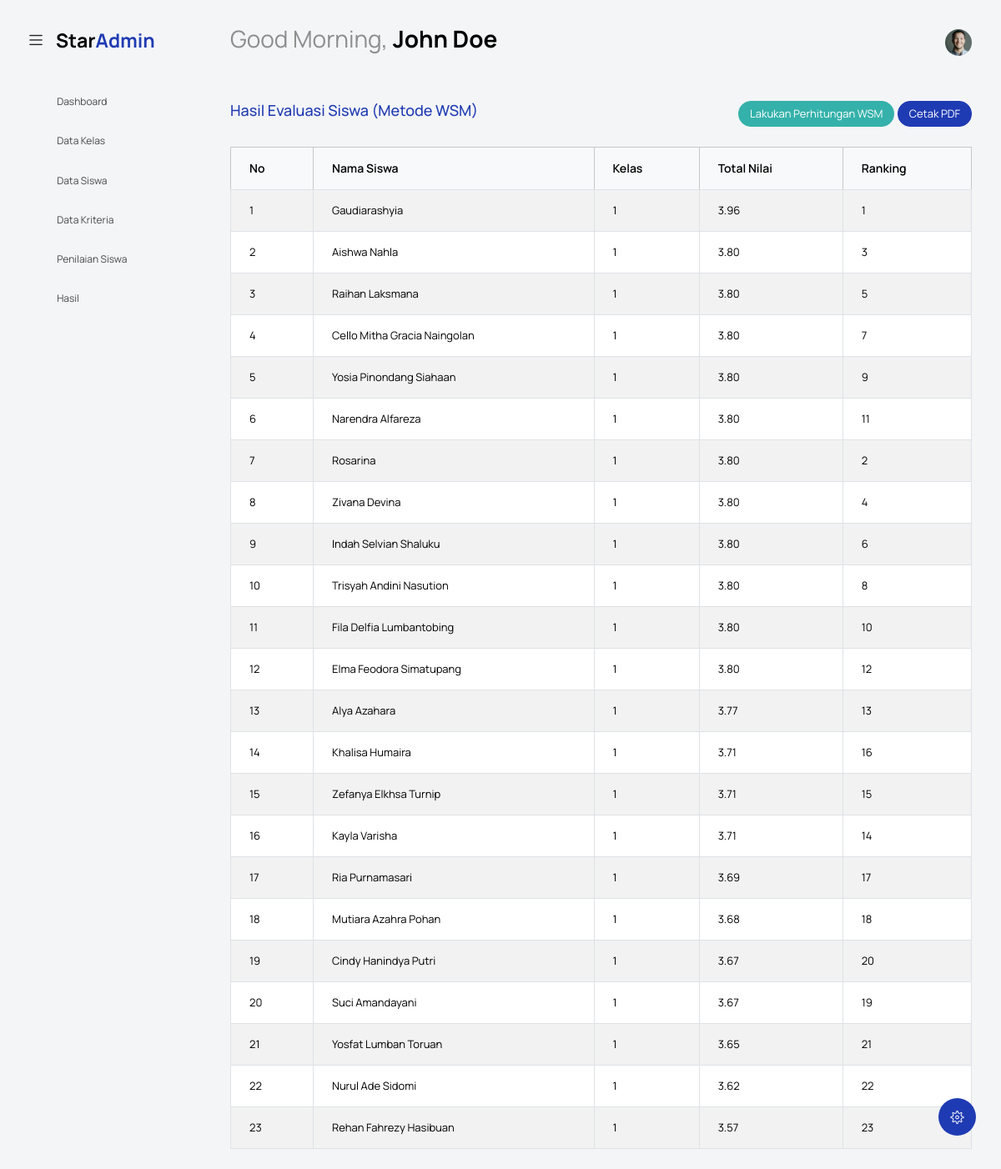
The app's page /index.php?controller=Hasil&action=index (signed in) with its own data.
### tables this page shows
CREATE TABLE `hasil_evaluasi` (
  `hasil_id` int NOT NULL,
  `siswa_id` int NOT NULL,
  `total_nilai` decimal(5,2) NOT NULL,
  `ranking` int DEFAULT NULL,
  `created_at` timestamp NULL DEFAULT CURRENT_TIMESTAMP,
  `updated_at` timestamp NULL DEFAULT CURRENT_TIMESTAMP ON UPDATE CURRENT_TIMESTAMP
);

CREATE TABLE `siswa` (
  `siswa_id` int NOT NULL,
  `nama_siswa` varchar(100) NOT NULL,
  `jenis_kelamin` enum('L','P') NOT NULL,
  `kelas_id` int NOT NULL,
  `created_at` timestamp NULL DEFAULT CURRENT_TIMESTAMP,
  `updated_at` timestamp NULL DEFAULT CURRENT_TIMESTAMP ON UPDATE CURRENT_TIMESTAMP
);

CREATE TABLE `kelas` (
  `kelas_id` int NOT NULL,
  `nama_kelas` varchar(20) NOT NULL,
  `created_at` timestamp NULL DEFAULT CURRENT_TIMESTAMP,
  `updated_at` timestamp NULL DEFAULT CURRENT_TIMESTAMP ON UPDATE CURRENT_TIMESTAMP
);

### controllers/HasilController.php (called while the page is built, shortened)
<?php
require_once MODEL_PATH . 'HasilModel.php';
class HasilController {
    private $model;
    public function __construct() {
        $this->model = new HasilModel();
    }
    public function index() {
        $data['hasil'] = $this->model->getHasilEvaluasi();
        require_once VIEW_PATH . 'hasil/index.php';
    }
}

### koneksi.php (called while the page is built, shortened)
<?php
$host = 'localhost';
$user = 'root';
$pass = '';
$dbname = 'db_sd';
$koneksi = new mysqli($host, $user, $pass, $dbname);
return $koneksi;

### models/HasilModel.php (called while the page is built, shortened)
<?php
class HasilModel {
    private $db;
    public function __construct() {
        $this->db = require BASE_PATH . '/koneksi.php';
    }
    public function getHasilEvaluasi() {
        $query = "
            SELECT h.*, s.nama_siswa, k.nama_kelas
            FROM hasil_evaluasi h
            JOIN siswa s ON h.siswa_id = s.siswa_id
            JOIN kelas k ON s.kelas_id = k.kelas_id
            ORDER BY h.total_nilai DESC
        ";
        $result = $this->db->query($query);
        return $result->fetch_all(MYSQLI_ASSOC);
    }
}

### views/hasil/index.php (the view, shortened to what this page needs)
<?php include('template/header.php'); ?>
<body class="with-welcome-text">
  <div class="container-scroller">
    <?php include 'template/navbar.php'; ?>
    <div class="container-fluid page-body-wrapper">
      <?php include 'template/setting_panel.php'; ?>
      <?php include 'template/sidebar.php'; ?>
      <div class="main-panel">
        <div class="content-wrapper">
          <div class="row">
            <div class="col-sm-12">
              <div class="d-flex justify-content-between align-items-center mb-4">
                <h4 class="text-primary">Hasil Evaluasi Siswa (Metode WSM)</h4>
                <div>
                  <a href="index.php?controller=Hasil&action=hitung" class="btn btn-success btn-sm">Lakukan Perhitungan WSM</a>
                  <button onclick="cetakHasil()" class="btn btn-primary btn-sm">Cetak PDF</button>
                </div>
              </div>
              <div class="table-responsive">
                <table class="table table-bordered table-striped" id="tabel-hasil">
                  <thead class="table-light">
                    <tr>
                      <th>No</th>
                      <th>Nama Siswa</th>
                      <th>Kelas</th>
                      <th>Total Nilai</th>
                      <th>Ranking</th>
                    </tr>
                  </thead>
                  <tbody>
                    <?php $no = 1; foreach ($data['hasil'] as $h): ?>
                      <tr>
                        <td><?= $no++ ?></td>
                        <td><?= htmlspecialchars($h['nama_siswa']) ?></td>
                        <td><?= htmlspecialchars($h['nama_kelas']) ?></td>
                        <td><?= number_format($h['total_nilai'], 2) ?></td>
                        <td><?= $h['ranking'] ?></td>
                      </tr>
                    <?php endforeach; ?>
                  </tbody>
                </table>
              </div>
            </div>
          </div>
        </div>
      </div>
    </div>
  </div>
</body>
</html>

### records on screen
hasil_evaluasi: siswa.nama_siswa "Gaudiarashyia", kelas.nama_kelas "1", total_nilai "3.96", ranking "1"
hasil_evaluasi: siswa.nama_siswa "Aishwa Nahla", kelas.nama_kelas "1", total_nilai "3.80", ranking "3"
hasil_evaluasi: siswa.nama_siswa "Raihan Laksmana", kelas.nama_kelas "1", total_nilai "3.80", ranking "5"
hasil_evaluasi: siswa.nama_siswa "Cello Mitha Gracia Naingolan", kelas.nama_kelas "1", total_nilai "3.80", ranking "7"
hasil_evaluasi: siswa.nama_siswa "Yosia Pinondang Siahaan", kelas.nama_kelas "1", total_nilai "3.80", ranking "9"
hasil_evaluasi: siswa.nama_siswa "Narendra Alfareza", kelas.nama_kelas "1", total_nilai "3.80", ranking "11"
hasil_evaluasi: siswa.nama_siswa "Rosarina", kelas.nama_kelas "1", total_nilai "3.80", ranking "2"
hasil_evaluasi: siswa.nama_siswa "Zivana Devina", kelas.nama_kelas "1", total_nilai "3.80", ranking "4"
hasil_evaluasi: siswa.nama_siswa "Indah Selvian Shaluku", kelas.nama_kelas "1", total_nilai "3.80", ranking "6"
hasil_evaluasi: siswa.nama_siswa "Trisyah Andini Nasution", kelas.nama_kelas "1", total_nilai "3.80", ranking "8"
hasil_evaluasi: siswa.nama_siswa "Fila Delfia Lumbantobing", kelas.nama_kelas "1", total_nilai "3.80", ranking "10"
hasil_evaluasi: siswa.nama_siswa "Elma Feodora Simatupang", kelas.nama_kelas "1", total_nilai "3.80", ranking "12"
hasil_evaluasi: siswa.nama_siswa "Alya Azahara", kelas.nama_kelas "1", total_nilai "3.77", ranking "13"
hasil_evaluasi: siswa.nama_siswa "Khalisa Humaira", kelas.nama_kelas "1", total_nilai "3.71", ranking "16"
hasil_evaluasi: siswa.nama_siswa "Zefanya Elkhsa Turnip", kelas.nama_kelas "1", total_nilai "3.71", ranking "15"
hasil_evaluasi: siswa.nama_siswa "Kayla Varisha", kelas.nama_kelas "1", total_nilai "3.71", ranking "14"
hasil_evaluasi: siswa.nama_siswa "Ria Purnamasari", kelas.nama_kelas "1", total_nilai "3.69", ranking "17"
hasil_evaluasi: siswa.nama_siswa "Mutiara Azahra Pohan", kelas.nama_kelas "1", total_nilai "3.68", ranking "18"
hasil_evaluasi: siswa.nama_siswa "Cindy Hanindya Putri", kelas.nama_kelas "1", total_nilai "3.67", ranking "20"
hasil_evaluasi: siswa.nama_siswa "Suci Amandayani", kelas.nama_kelas "1", total_nilai "3.67", ranking "19"
hasil_evaluasi: siswa.nama_siswa "Yosfat Lumban Toruan", kelas.nama_kelas "1", total_nilai "3.65", ranking "21"
hasil_evaluasi: siswa.nama_siswa "Nurul Ade Sidomi", kelas.nama_kelas "1", total_nilai "3.62", ranking "22"
hasil_evaluasi: siswa.nama_siswa "Rehan Fahrezy Hasibuan", kelas.nama_kelas "1", total_nilai "3.57", ranking "23"
